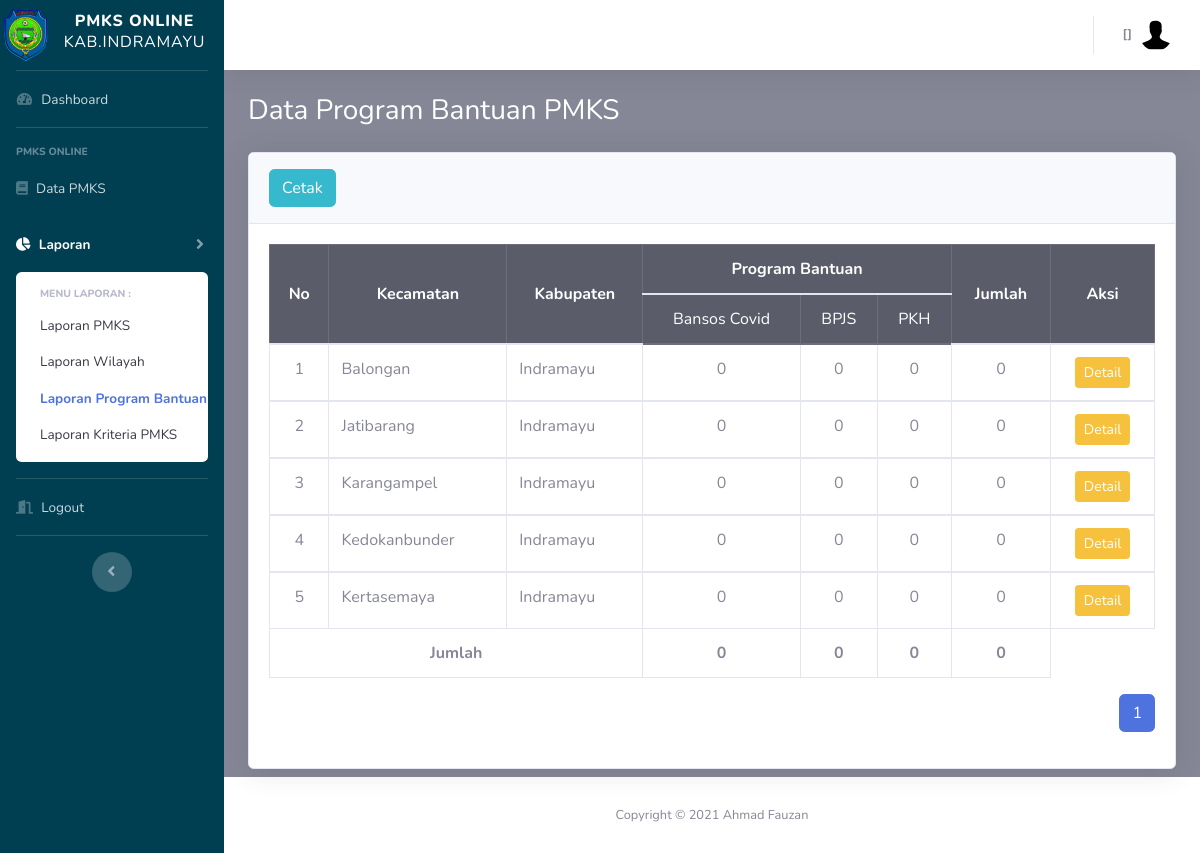
The app's page /pegawai/laporan_prog.php with its own data.
### tables this page shows
CREATE TABLE `program_bantuan` (
  `id_program` int(10) NOT NULL,
  `nm_program` varchar(25) NOT NULL,
  `is_delete` int(11) NOT NULL,
  `row_edit` int(11) NOT NULL,
  `creator` int(11) NOT NULL,
  `time_input` datetime NOT NULL DEFAULT current_timestamp()
);

CREATE TABLE `kecamatan` (
  `id_kec` int(11) NOT NULL,
  `nm_kec` varchar(20) NOT NULL,
  `is_delete` int(11) NOT NULL,
  `row_edit` int(11) NOT NULL,
  `creator` int(11) NOT NULL,
  `time_input` datetime NOT NULL DEFAULT current_timestamp()
);

### config.php (called while the page is built, shortened)
<?php
	$database = 'pmks';
?>

### functions.php (called while the page is built, shortened)
<?php
function query($query)
{
	include('config.php');
	$result = mysqli_query($koneksi, $query);
	$rows = [];
	while ($row = mysqli_fetch_assoc($result)) {
		$rows[] = $row;
	}
	return $rows;
}

### pegawai/laporan_prog.php (the view, shortened to what this page needs)
<?php
  include('templetes/sidebar.php');
  include('templetes/topbar.php');
  require_once "../functions.php";
  $jml_DataHalaman = 5;
  $jml_responden = count(query("SELECT * FROM kecamatan WHERE is_delete=1 AND nm_kec!='Tidak Ada'ORDER BY nm_kec ASC"));
  $jml_Halaman = ceil($jml_responden / $jml_DataHalaman);
  $pageAktif = (isset($_GET["page"]) ) ? $_GET["page"] : 1;
  $awaldata = ( $jml_DataHalaman * $pageAktif ) - $jml_DataHalaman;
  $kec=query("SELECT * FROM kecamatan WHERE is_delete=1 AND nm_kec!='Tidak Ada'ORDER BY nm_kec ASC LIMIT $awaldata, $jml_DataHalaman");
?>
        <div class="container-fluid">
          <h1 class="h3 mb-4 text-judul">Data Program Bantuan PMKS</h1>
              <div class="card shadow mb-2">
                <div class="card-header py-3">
                 <a href="../cetak_prog.php" target="_blank" class="btn btn-info"> Cetak</a>
                </div>
                <?php
                $prog=query("SELECT * FROM program_bantuan WHERE is_delete=1 ORDER By nm_program ASC");
                $jml_prog = count($prog);
                 ?>
                <div class="card-body">
                <div class="table-responsive">
                <table class="table table-bordered" width="100%" cellspacing="0">
                  <thead class="table-dark">
                    <tr>
                      <th rowspan="2" style="text-align: center;vertical-align: middle;"class="text-center">No</th>
                      <th rowspan="2" style="text-align: center;vertical-align: middle;"class="text-center">Kecamatan</th>
                      <th rowspan="2" style="text-align: center;vertical-align: middle;"class="text-center">Kabupaten</th>
                      <th colspan="<?=$jml_prog ?>" style="text-align: center;vertical-align: middle;"class="text-center">Program Bantuan</th>
                      <th rowspan="2" style="text-align: center;vertical-align: middle;"class="text-center">Jumlah</th>
                      <th rowspan="2" style="text-align: center;vertical-align: middle;"class="text-center">Aksi</th>
                    </tr>
                    <tr>
                      <?php foreach ($prog as $row1):?>
                        <td class="text-center"><?=$row1['nm_program'] ?></td>
                      <?php endforeach; ?>
                    </tr>
                  </thead>
                  <?php $i=$awaldata+1; ?>
                  <?php foreach ($kec as $row):
                      $id_kec = $row['id_kec'];
                  ?>
                    <tbody>
                      <tr>
                        <td class="text-center"><?=$i;?></td>
                        <td class="text-left"><?=$row['nm_kec'];?></td>
                        <td class="text-left">Indramayu</td>
                       <?php
                          foreach ($prog as $row2):
                           $id_prog = $row2['id_program'];
                           $result = query("SELECT a.*,b.*,c.* FROM pmks a
                                                 INNER JOIN kecamatan b USING (id_kec)
                                                 INNER JOIN program_bantuan c USING (id_program)
                                                 WHERE a.is_delete=1
                                                 AND b.id_kec = $id_kec AND c.id_program = $id_prog");
                           $jml =count($result);
                          ?>
                        <td class="text-center"><?=$jml ?></td>
                      <?php endforeach; ?>
                        <?php
                          $result_tot = query("SELECT a.*,b.*,c.* FROM pmks a
                                                 INNER JOIN kecamatan b USING (id_kec)
                                                 INNER JOIN program_bantuan c USING (id_program)
                                                 WHERE a.is_delete=1
                                                 AND b.id_kec = $id_kec");
                           $jml_tot =count($result_tot);
                         ?>
                        <td class="text-center"><?=$jml_tot ?></td>
                        <td class="text-center">
                         <a href="laporan_prog_kec.php?id=<?=$id_kec ?>" class="btn btn-warning btn-sm">Detail</a>
                        </td>
                      </tr>
                      <?php $i++;?>
                    <?php endforeach; ?>
                    <?php if ($pageAktif==$jml_Halaman): ?>
                    <tr>
                        <td colspan="3" class="text-center"><b>Jumlah</b></td>
                        <?php foreach ($prog as $row3):
                          $id_prog2 = $row3['id_program'];
                          $result_tol = query("SELECT a.*,b.*,c.* FROM pmks a
                                                 INNER JOIN kecamatan b USING (id_kec)
                                                 INNER JOIN program_bantuan c USING (id_program)
                                                 WHERE a.is_delete=1
                                                 AND c.id_program = $id_prog2");
                           $jml_tot2 =count($result_tol); ?>
                        <td class="text-center"><b><?=$jml_tot2 ?></b></td>
                        <?php endforeach; ?>
                        <?php
                          $result_tol2 = query("SELECT a.*,b.*,c.* FROM pmks a
                                                 INNER JOIN kecamatan b USING (id_kec)
                                                 INNER JOIN program_bantuan c USING (id_program)
                                                 WHERE a.is_delete=1 ");
                           $jml_tot3 =count($result_tol2); ?>
                        <td class="text-center"><b><?=$jml_tot3 ?></b></td>
                    </tr>
                    <?php endif ?>
                  </tbody>
                </table>
                <nav aria-label="Page navigation example">
                  <ul class="pagination float-right">
                    <?php for ($i=1; $i <= $jml_Halaman; $i++) : ?>
                      <?php if ($i == $pageAktif) : ?>
                        <li class="page-item active"><a class="page-link" href="?page=<?=$i; ?>"><?=$i; ?></a></li>
                        <?php else : ?>
                          <li class="page-item"><a class="page-link" href="?page=<?=$i; ?>"><?=$i; ?></a></li>
                        <?php endif; ?>
                      <?php endfor; ?>
                    </ul>
                  </nav>
                </div>
              </div>
            </div>
        </div>
      </div>
<?php include('templetes/footer.php');?>

### pegawai/templetes/sidebar.php (style rules this page uses)
.text-judul { color: #ffffff; }

### records on screen
program_bantuan: nm_program "Bansos Covid", jml "0", jml_tot2 "0"
program_bantuan: nm_program "BPJS", jml "0", jml_tot2 "0"
program_bantuan: nm_program "PKH", jml "0", jml_tot2 "0"
kecamatan: nm_kec "Balongan", jml_tot "0"
kecamatan: nm_kec "Jatibarang", jml_tot "0"
kecamatan: nm_kec "Karangampel", jml_tot "0"
kecamatan: nm_kec "Kedokanbunder", jml_tot "0"
kecamatan: nm_kec "Kertasemaya", jml_tot "0"

### other values on screen
$jml_tot3 "0"
